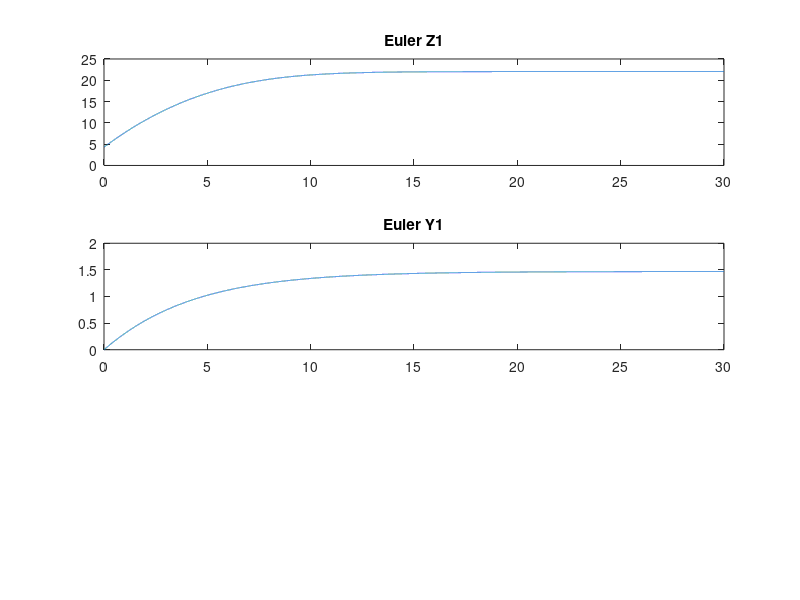
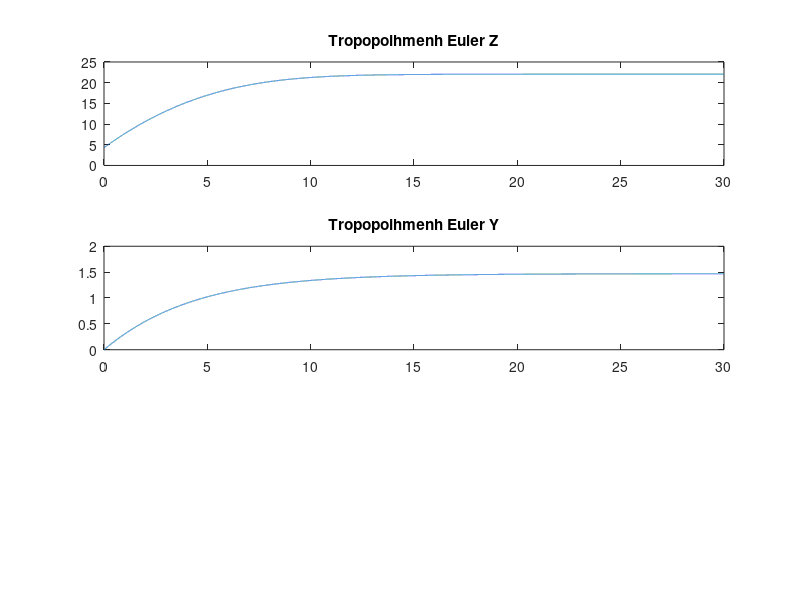

Source code (MATLAB) for these figures, in order:
%DEDOMENA

M=1;
Iz=0.08;
g=9.81;
am=4410;

%DEDOMENA ERWTHMATOS G

Cz=3+(am/5000);
Cy=5;

Kpz=5;
Kdz= 15-(am/1000);
Kpy=5;
Kdy=20;
z0=am/1000;
y0=0;
zdes=am/200;
ydes=am/3000;

zTonos=0;  %z'(0)=0
yTonos=0;  %y'(0)=0

h=0.001;
t=0:h:30;

% z1  = z                      ara z1 = z(0)
% z2  = z1' = z' = f1(t,z1,z2) ara z2 = z'(0)
% z2' = z'' =      f2(t,z1,z2) 
%z1 = z0;
%z2 = z0tonos;

z1(1)= z0;
z2(1)= zTonos;

% y1  = y                      ara y1 = y(0)
% y2  = y1' = y' = g1(t,y1,y2) ara y2 = y'(0)
% y2' = y'' =      g2(t,y1,y2) 
%y1 = y0;
%y2 = y0tonos;

y1(1)= y0;
y2(1)= yTonos;

%f1=@(t,z1,z2) (z2);
%f2=@(t,z1,z2) ((M*g+Kpz*(zdes-z1)-Kdz*z2-(g*M)-Cz.*(abs(z2).*z2))./M);
%g1=@(t,y1,y2) (y2);
%g2=@(t,y1,y2) ((Kpy*(ydes-y1)- Kdy*y2-Cy.*abs(y2).*y2)./Iz); 

% metraei apo 1-30 kai oxi apo 0-29 pou tha thelame, afou tha eprepe na einai n+1=30
% auto ginetai giati to octave dn afhnei na arxikopoihsoume timh z1(0)
% epeidh theloume vhma 0,001 kai n prepei na einai akeraios arithmos
% to panw orio ths for tha einai 30*1000=30000 me vhma 1  


% Euler gia Z kai Y
function f1a = f1(t,z1,z2)
  f1a = z2;
end
function f2a = f2(t,z1,z2)
  M = 1;
  g=9.81;
  am = 4410;
  Cz=3+(am/5000);
  Cy=5;
  Kpz=5;
  Kdz= 15-(am/1000);
  z0=am/1000;
  zdes=am/200;
  f2a = ((M*g+Kpz*(zdes-z1)-Kdz*z2-(g*M)-Cz.*(abs(z2).*z2))./M);
end
function g1a = g1(t,y1,y2)
  g1a = y2;
end
function g2a = g2(t,y1,y2)
  Iz=0.08;
  tz=0;
  am = 4410;
  Cy=5;
  Kpy=5;
  Kdy=20;
  y0=0;
  ydes=am/3000;
  g2a = ((Kpy*(ydes-y1)- Kdy*y2-Cy.*abs(y2).*y2)./Iz); 
end

for n=1:1:30000;
  z1(n+1)= z1(n)+ h*f1(t(n),z1(n),z2(n));
  z2(n+1)= z2(n)+ h*f2(t(n),z1(n),z2(n));
  y1(n+1)= y1(n)+ h*g1(t(n),y1(n),y2(n));
  y2(n+1)= y2(n)+ h*g2(t(n),y1(n),y2(n));
endfor

figure(1);

% grafikh gia Z1
subplot(311);
plot(t,z1);
title('Euler Z1');

% grafikh gia Y1
subplot(312);
plot(t,y1);
title('Euler Y1');

% tropopoihmenh Euler arxikes sunthikes
z1trop(1)= z0;
z2trop(1)= zTonos;
y1trop(1)= y0;
y2trop(1)= yTonos;

% tropopoihmenh Euler gia Z kai Y
for n=1:1:30000;
  z1trop(n+1)= z1trop(n)+ h*f1(t(n)+h/2,z1trop(n)+h/2,z2trop(n)+h/2*f2(t(n),z1trop(n),z2trop(n)));
  z2trop(n+1)= z2trop(n)+ h*f2(t(n)+h/2,z1trop(n)+h/2,z2trop(n)+h/2*f2(t(n),z1trop(n),z2trop(n)));
  y1trop(n+1)= y1trop(n)+ h*g1(t(n)+h/2,y1trop(n)+h/2,y2trop(n)+h/2*g2(t(n),y1trop(n),y2trop(n)));
  y2trop(n+1)= y2trop(n)+ h*g2(t(n)+h/2,y1trop(n)+h/2,y2trop(n)+h/2*g2(t(n),y1trop(n),y2trop(n)));
endfor

figure(2);

% grafikh gia Z tropopoihmenh
subplot(311);
plot(t,z1trop);
title('Tropopoihmenh Euler Z');

% grafikh gia Y tropopoihmenh
subplot(312);
plot(t,y1trop);
title('Tropopoihmenh Euler Y');